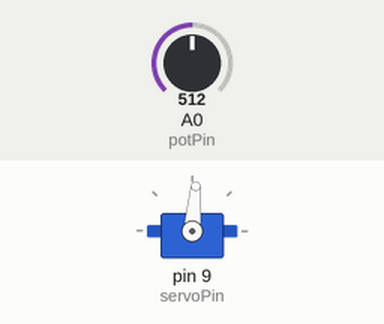
A sketch run on a simulated Arduino Uno, built with avr-gcc and run on an emulated ATmega328P. On the bench: servo. The inputs (shaded band) are chosen by the test bench; at power-on: A0 (potPin) = 512.

Above: at 1.2 s.
1.3 s: A0 (potPin) set to 716
At 2.0 s:
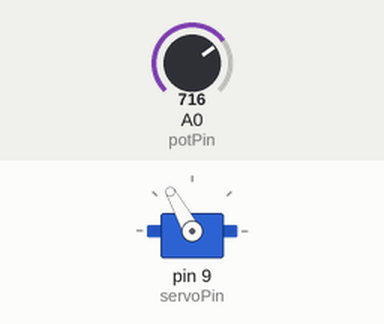
2.8 s: A0 (potPin) set to 900
At 3.1 s:
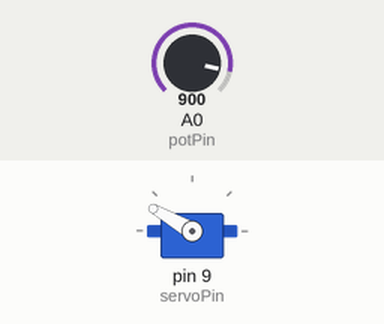
4.3 s: A0 (potPin) set to 1023
At 5.5 s:
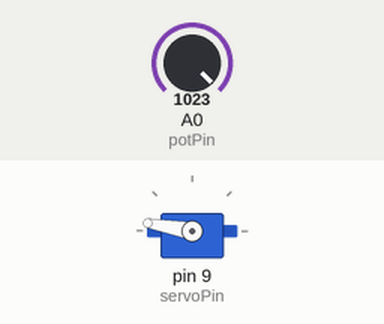
5.8 s: A0 (potPin) set to 306
At 6.6 s:
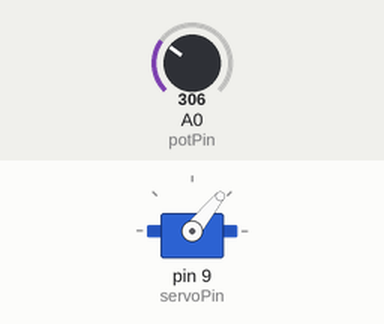
7.3 s: A0 (potPin) set to 122
At 7.7 s:
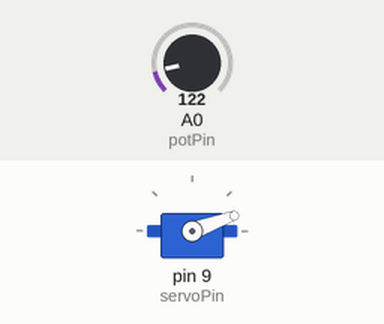
8.8 s: A0 (potPin) set to 511
At 10.1 s:
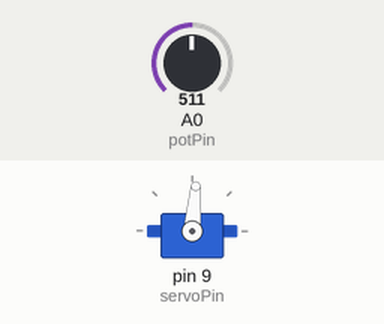
Timing chart, 0 to 11.3 s (numbered marks = the images above; inputs shaded):
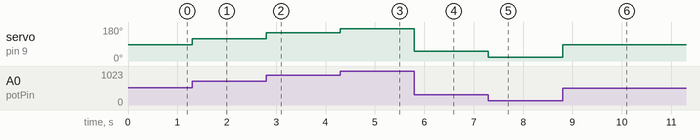

The sketch:

Servo_Circuit_02_Knob.ino
```cpp
#include <Servo.h>

int potPin = 0;
int servoPin = 9;
Servo servo;

void setup() {
  servo.attach(servoPin);
}

void loop() {
  int reading = analogRead(potPin);
  int angle = reading / 6;
  servo.write(angle);
}
```

Measured:
- after the input at 1.3 s, servo on pin 9 (servoPin): 85° → 119° at once
- after the input at 2.8 s, servo on pin 9 (servoPin): 119° → 150° at once
- after the input at 4.3 s, servo on pin 9 (servoPin): 150° → 170° at once
- after the input at 5.8 s, servo on pin 9 (servoPin): 170° → 51° at once
- after the input at 7.3 s, servo on pin 9 (servoPin): 51° → 20° at once
- after the input at 8.8 s, servo on pin 9 (servoPin): 20° → 85° at once
